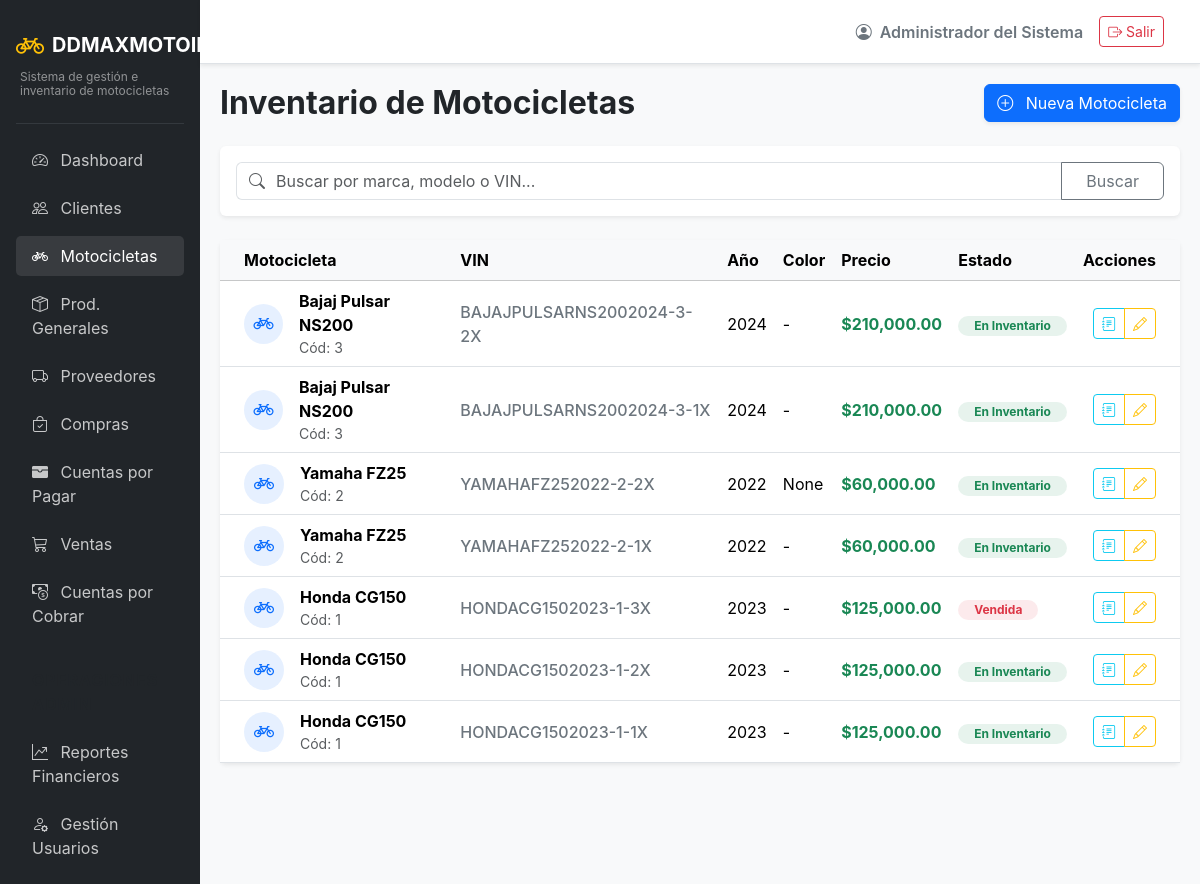
The app's page /inventory/ (signed in), older data.
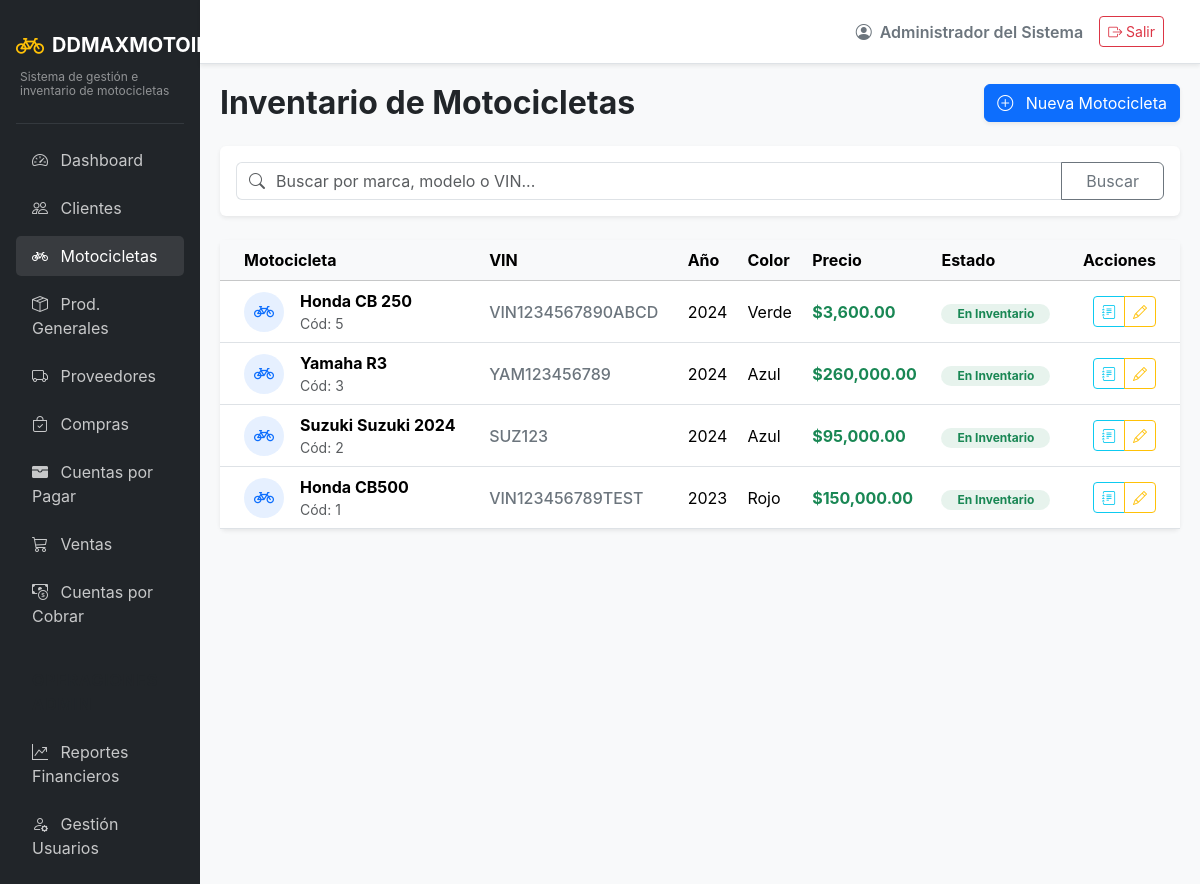
The same page, newer data.
### app/models/entities.py (models this page shows)
class Motocicletas(db.Model):
    __tablename__ = 'motocicletas'
    id = db.Column(db.Integer, primary_key=True)
    producto_id = db.Column(db.Integer, db.ForeignKey('productos.id'), nullable=False)
    vin = db.Column(db.String(50), unique=True, nullable=False)
    marca = db.Column(db.String(100), nullable=False)
    modelo = db.Column(db.String(100), nullable=False)
    año = db.Column(db.Integer, nullable=False)
    color = db.Column(db.String(50))
    tipo_motor = db.Column(db.String(100))
    estado = db.Column(db.String(20), default='en inventario')
    created_at = db.Column(db.DateTime, default=datetime.utcnow)
    updated_at = db.Column(db.DateTime, default=datetime.utcnow, onupdate=datetime.utcnow)

class Productos(db.Model):
    __tablename__ = 'productos'
    id = db.Column(db.Integer, primary_key=True)
    nombre = db.Column(db.String(150), nullable=False)
    categoria_id = db.Column(db.Integer, db.ForeignKey('categorias_producto.id'), nullable=False)
    precio = db.Column(db.Numeric(10, 2), nullable=False)
    stock = db.Column(db.Integer, default=0)
    estado = db.Column(db.String(20), default='disponible')
    created_at = db.Column(db.DateTime, default=datetime.utcnow)
    motocicleta = db.relationship('Motocicletas', backref='producto', uselist=False)

### app/routes/inventory.py (the view)
@inventory_bp.route('/')
def list_motorcycles():
    search = request.args.get('search', '')
    query = Motocicletas.query
    if search:
        query = query.filter(or_(
            Motocicletas.marca.ilike(f'%{search}%'),
            Motocicletas.modelo.ilike(f'%{search}%'),
            Motocicletas.vin.ilike(f'%{search}%')
        ))
    motocicletas = query.options(joinedload(Motocicletas.producto)).order_by(Motocicletas.id.desc()).all()
    return render_template('inventory/list.html', motocicletas=motocicletas, search=search)

### app/models/auth.py (called while the page is built)
@login_manager.user_loader
def load_user(user_id):
    return db.session.get(Usuarios, int(user_id))

### app/templates/inventory/list.html (shortened to what the changed rows need)
{% extends "base.html" %}
{% block content %}
<div class="d-flex justify-content-between align-items-center mb-4">
    <h2 class="fw-bold mb-0">Inventario de Motocicletas</h2>
</div>
<div class="card shadow-sm border-0">
    <div class="card-body p-0">
        <div class="table-responsive">
            <table class="table table-hover align-middle mb-0">
                <thead class="table-light">
                    <tr>
                        <th class="ps-4">Motocicleta</th>
                        <th>VIN</th>
                        <th>Año</th>
                        <th>Color</th>
                        <th>Precio</th>
                        <th>Estado</th>
                        <th class="text-end pe-4">Acciones</th>
                    </tr>
                </thead>
                <tbody>
                    {% for moto in motocicletas %}
                    <tr>
                        <td class="ps-4">
                            <div class="d-flex align-items-center">
                                <div class="bg-primary bg-opacity-10 rounded-circle d-flex align-items-center justify-content-center text-primary me-3" style="width: 40px; height: 40px;">
                                    <i class="bi bi-bicycle fs-5"></i>
                                </div>
                                <div>
                                    <div class="fw-bold">{{ moto.marca }} {{ moto.modelo }}</div>
                                    <div class="text-muted small">Cód: {{ moto.producto_id }}</div>
                                </div>
                            </div>
                        </td>
                        <td>
                            <span class="text-secondary fw-medium">{{ moto.vin }}</span>
                        </td>
                        <td>{{ moto.año }}</td>
                        <td>{{ moto.color or '-' }}</td>
                        <td>
                            <strong class="text-success">${{ "{:,.2f}".format(moto.producto.precio) if moto.producto else '0.00' }}</strong>
                        </td>
                        <td>
                            {% if moto.estado == 'en inventario' %}
                                <span class="badge bg-success bg-opacity-10 text-success px-3 rounded-pill">En Inventario</span>
                            {% elif moto.estado == 'vendida' %}
                                <span class="badge bg-danger bg-opacity-10 text-danger px-3 rounded-pill">Vendida</span>
                            {% else %}
                                <span class="badge bg-warning bg-opacity-10 text-warning px-3 rounded-pill">{{ moto.estado|capitalize }}</span>
                            {% endif %}
                        </td>
                        <td class="text-end pe-4">
                            <div class="btn-group" role="group">
                                <a href="{{ url_for('inventory.detail_motorcycle', id=moto.id) }}" class="btn btn-sm btn-outline-info" data-bs-toggle="tooltip" title="Ver Detalles">
                                    <i class="bi bi-journal-text"></i>
                                </a>
                                <a href="{{ url_for('inventory.edit_motorcycle', id=moto.id) }}" class="btn btn-sm btn-outline-warning" data-bs-toggle="tooltip" title="Editar">
                                    <i class="bi bi-pencil"></i>
                                </a>
                            </div>
                        </td>
                    </tr>
                    {% endfor %}
                </tbody>
            </table>
        </div>
    </div>
</div>
{% endblock %}

Row changes from the older to the newer data that the page shows:
removed Motocicletas: marca "Bajaj", modelo "Pulsar NS200", producto_id "3", vin "BAJAJPULSARNS2002024-3-2X", año "2024", color "-", {{ "{:,.2f}".format(moto.producto.precio) if moto.producto else '0.00' }} "210,000.00", estado "En Inventario"
removed Motocicletas: marca "Bajaj", modelo "Pulsar NS200", producto_id "3", vin "BAJAJPULSARNS2002024-3-1X", año "2024", color "-", {{ "{:,.2f}".format(moto.producto.precio) if moto.producto else '0.00' }} "210,000.00", estado "En Inventario"
removed Motocicletas: marca "Yamaha", modelo "FZ25", producto_id "2", vin "YAMAHAFZ252022-2-2X", año "2022", color "None", {{ "{:,.2f}".format(moto.producto.precio) if moto.producto else '0.00' }} "60,000.00", estado "En Inventario"
removed Motocicletas: marca "Yamaha", modelo "FZ25", producto_id "2", vin "YAMAHAFZ252022-2-1X", año "2022", color "-", {{ "{:,.2f}".format(moto.producto.precio) if moto.producto else '0.00' }} "60,000.00", estado "En Inventario"
removed Motocicletas: marca "Honda", modelo "CG150", producto_id "1", vin "HONDACG1502023-1-3X", año "2023", color "-", {{ "{:,.2f}".format(moto.producto.precio) if moto.producto else '0.00' }} "125,000.00", estado "Vendida"
removed Motocicletas: marca "Honda", modelo "CG150", producto_id "1", vin "HONDACG1502023-1-2X", año "2023", color "-", {{ "{:,.2f}".format(moto.producto.precio) if moto.producto else '0.00' }} "125,000.00", estado "En Inventario"
added Motocicletas: marca "Honda", modelo "CB 250", producto_id "5", vin "VIN1234567890ABCD", año "2024", color "Verde", estado "En Inventario"
added Productos: precio "3,600.00"
added Motocicletas: marca "Yamaha", modelo "R3", producto_id "3", vin "YAM123456789", año "2024", color "Azul", {{ "{:,.2f}".format(moto.producto.precio) if moto.producto else '0.00' }} "260,000.00", estado "En Inventario"
added Motocicletas: marca "Suzuki", modelo "Suzuki 2024", producto_id "2", vin "SUZ123", año "2024", color "Azul", {{ "{:,.2f}".format(moto.producto.precio) if moto.producto else '0.00' }} "95,000.00", estado "En Inventario"
changed Motocicletas: modelo "CG150" → "CB500"; vin "HONDACG1502023-1-1X" → "VIN123456789TEST"; color "-" → "Rojo"
changed Productos (number 4 of 4 on the later page): precio "125,000.00" → "150,000.00"
